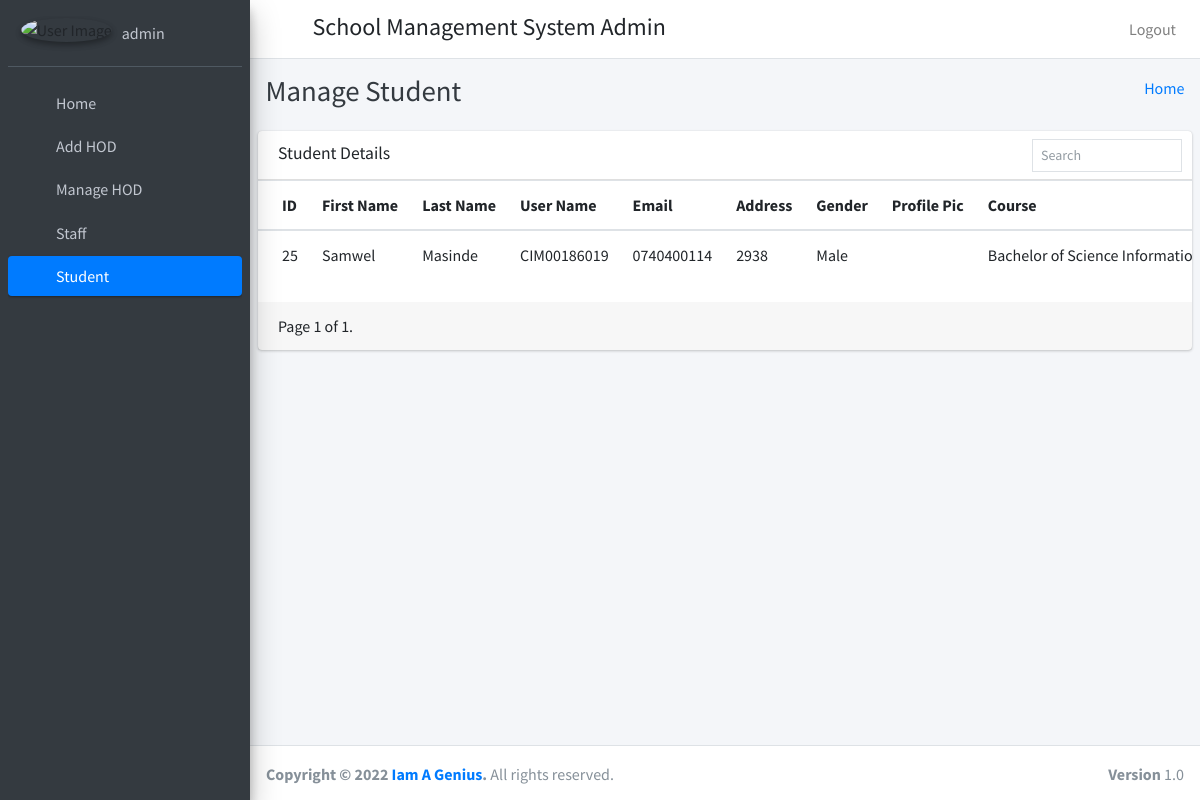
Before: /Student (signed in) with the older database file.
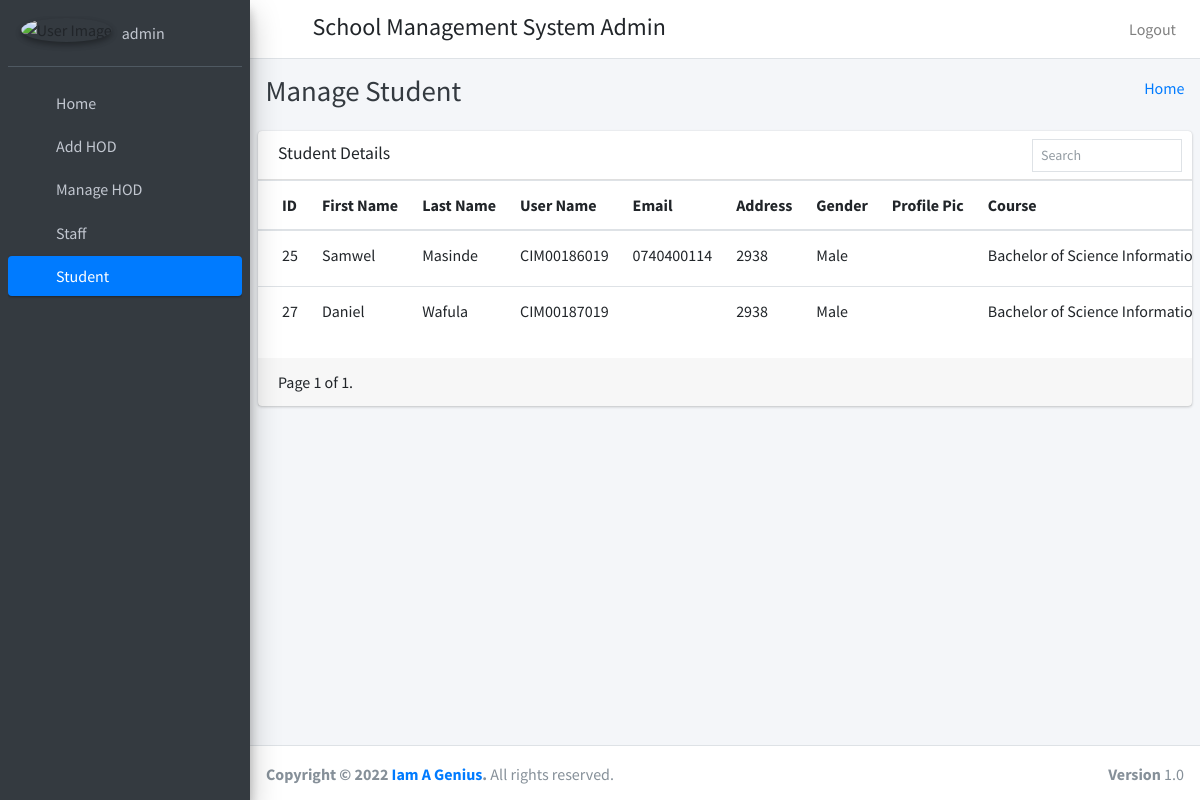
After: the same page with the newer database file.
### Student/models.py (models this page shows)
class students(models.Model):
    id=models.AutoField(primary_key=True)
    admin = models.OneToOneField(CustomUser, on_delete=models.CASCADE)
    gender = models.CharField(max_length=50)
    profile_pic = models.FileField()
    address = models.TextField()
    course_id=models.ForeignKey(courses,on_delete=models.DO_NOTHING,default=1)
    session_year_id = models.ForeignKey(sessionmodel,on_delete=models.CASCADE)
    created_at = models.DateTimeField(auto_now_add=True)
    updated_at = models.DateTimeField(auto_now_add=True)
    fcm_token=models.TextField(default="")
    objects=models.Manager()

class CustomUser(AbstractUser):
    user_type_data=((1,"HOD"),(3,"staff"),(4,"student"),(2,"admin"))
    user_type= models.CharField(default=1, choices=user_type_data,max_length=10)

class courses(models.Model):
    id = models.AutoField(primary_key=True)
    course_name = models.CharField(max_length=250)
    created_at = models.DateTimeField(auto_now_add=True)
    updated_at = models.DateTimeField(auto_now_add=True)
    objects=models.Manager()

### Student/admin_views.py (the view)
# urls.py: path('Student',admin_views.Student,name="Student"),
def Student(request):
    student = students.objects.all()
    filters = StudentFilter(request.GET,queryset=student)
    student = filters.qs
    page = request.GET.get('page',1)
    paginator = Paginator(student,10)
    page_obj = paginator.get_page(page)
    page_range = paginator.get_elided_page_range(number=page,on_each_side=3,on_ends=2)
    try:
        student = paginator.page(page)
    except PageNotAnInteger:
        student = paginator.page(1)
    except EmptyPage:
        student = paginator.page(paginator.num_pages)
    context = {
        'student':student,
        'page_obj':page_obj,
        'page_range':page_range,
        'filters':filters.form
    }
    return render(request,'admin_template/manage_students.html',context)

### templates/admin_template/manage_students.html (shortened to what the changed rows need)
{% extends 'admin_template/base.html' %}
{% block page_title %} Manage Student {% endblock page_title %}
{% load static %}
{% load i18n %}
{% block main_content %}
<section class="content">
      <div class="row">
        <div class="col-12">
          <div class="card">
            <div class="card-body table-responsive p-0">
              <div id="example2_wrapper" class="dataTables_wrapper dt-bootstrap4"><div class="row"><div class="col-sm-12 col-md-6"></div><div class="col-sm-12 col-md-6"></div></div><div class="row"><div class="col-sm-12">
                <table id="example2" class="table table-hover text-nowrap" role="grid" aria-describedby="example2_info">
                <thead>
                <tr role="row">
                  <th class="sorting_asc" tabindex="0" aria-controls="example2" rowspan="1" colspan="1" aria-sort="ascending" aria-label="Rendering engine: activate to sort column descending">ID</th>
                  <th class="sorting" tabindex="0" aria-controls="example2" rowspan="1" colspan="1" aria-label="Browser: activate to sort column ascending">First Name</th>
                  <th class="sorting" tabindex="0" aria-controls="example2" rowspan="1" colspan="1" aria-label="Platform(s): activate to sort column ascending">Last Name</th>
                  <th class="sorting" tabindex="0" aria-controls="example2" rowspan="1" colspan="1" aria-label="Engine version: activate to sort column ascending">User Name</th>
                  <th class="sorting" tabindex="0" aria-controls="example2" rowspan="1" colspan="1" aria-label="CSS grade: activate to sort column ascending">Email</th>
                  <th class="sorting" tabindex="0" aria-controls="example2" rowspan="1" colspan="1" aria-label="CSS grade: activate to sort column ascending">Address</th>
                  <th class="sorting" tabindex="0" aria-controls="example2" rowspan="1" colspan="1" aria-label="CSS grade: activate to sort column ascending">Gender</th>
                  <th class="sorting" tabindex="0" aria-controls="example2" rowspan="1" colspan="1" aria-label="CSS grade: activate to sort column ascending">Profile Pic</th>
                  <th class="sorting" tabindex="0" aria-controls="example2" rowspan="1" colspan="1" aria-label="CSS grade: activate to sort column ascending">Course</th>
                  <th class="sorting" tabindex="0" aria-controls="example2" rowspan="1" colspan="1" aria-label="CSS grade: activate to sort column ascending">Action</th></tr>
                </thead>
                <tbody>
                {% for student in student %}
                  <tr>
                      <td>{{ student.admin.id }}</td>
                      <td>{{ student.admin.first_name }}</td>
                      <td>{{ student.admin.last_name }}</td>
                      <td>{{ student.admin.username }}</td>
                      <td>{{ student.admin.email }}</td>
                      <td>{{ student.address }}</td>
                      <td>{{ student.gender }}</td>
                      <td><img src="{{ student.profile_pic }}" style="width:50px"/></td>
                      <td>{{ student.course_id.course_name }}</td>
                    </tr>
                {% endfor %}
                </tbody>
              </table>
            </div>
          </div>
        </div>
      </div>
</section>
{% endblock main_content %}

Changed rows visible on the page:
added students: admin.id "27", admin.first_name "Daniel", admin.last_name "Wafula", admin.username "CIM00187019", address "2938", gender "Male", course_id.course_name "Bachelor of Science…"
